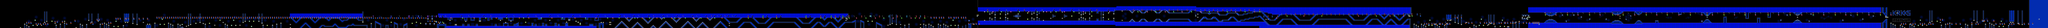

This game map was drawn from its Tiled (.tmx) file and the tilesets committed beside it. A one-line description and the trimmed map source follow:
An orthogonal 1950x27 tile map with 16x16 px tiles, 2 tile layers (SP, ...), 2 tilesets.

<map version="1.10" tiledversion="1.11.2" orientation="orthogonal" renderorder="right-down" width="1950" height="27" tilewidth="16" tileheight="16" infinite="0" nextlayerid="5" nextobjectid="1">
 <editorsettings>
  <chunksize width="16" height="27" />
  <export target="../../../../../../Users/Kalel Elijah/OneDrive/Documents/tetrix.csv" format="csv" />
 </editorsettings>
 <tileset firstgid="1" name="famidash" tilewidth="16" tileheight="16" tilecount="256" columns="16">
  <image source="../../../GRAPHICS/famidash.bmp" width="256" height="256" />
 </tileset>
 <tileset firstgid="257" name="sprites" tilewidth="16" tileheight="16" tilecount="256" columns="16">
  <image source="../../../GRAPHICS/sprites.png" width="256" height="256" />
 </tileset>
 <layer id="1" width="1950" height="27">
  <data>[52650 cells, 52267 non-empty, 105 distinct tile ids]</data>
 </layer>
 <layer id="2" name="SP" width="1950" height="27">
  <data>[52650 cells, 1365 non-empty, 52 distinct tile ids]</data>
 </layer>
</map>
